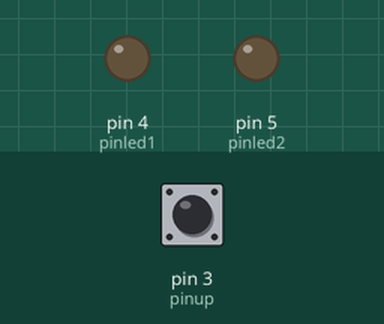
Simulated run of this sketch. Board: Arduino Uno, built with avr-gcc and run on an emulated ATmega328P. Shown: output pins drawn as LEDs (lit = HIGH). The inputs (shaded band) are chosen by the test bench; at power-on: pin 3 (pinup) LOW.

Above: at 1.2 s.
1.3 s: pin 3 (pinup) pulled HIGH for 0.15 s
At 2.5 s:
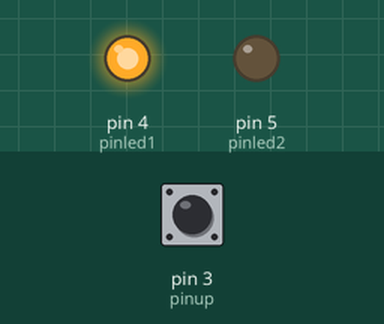
2.9 s: pin 3 (pinup) pulled HIGH for 1 s
At 3.9 s:
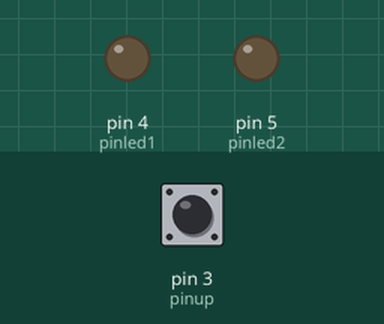
5.4 s: pin 3 (pinup) pulled HIGH for 3.2 s
At 5.8 s:
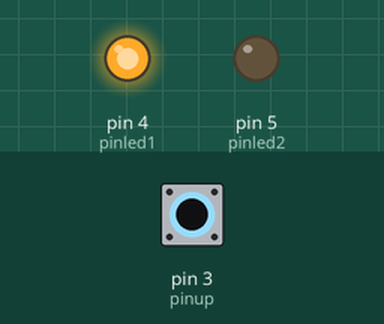
Timing chart, 0 to 8.4 s (numbered marks = the images above; inputs shaded):
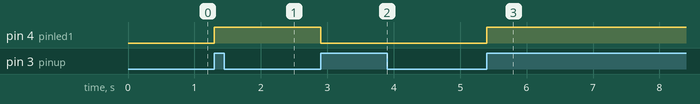

Measured:
- after the input at 1.3 s, pin 4 (pinled1): LOW → HIGH at once
- after the input at 2.9 s, pin 4 (pinled1): HIGH → LOW at once
- after the input at 5.4 s, pin 4 (pinled1): LOW → HIGH at once

The sketch:

acenderled_ativ2_dificil.ino
```cpp
const int pinup = 3;
const int pinled1 = 4;
const int pinled2 = 5;
bool but0 = true;
bool aux = 0;
bool estado = 0;


void setup() {
  pinMode(pinled1, OUTPUT);
  pinMode(pinled2, OUTPUT);
  pinMode(pinup, INPUT);
}

void loop() {
  but0 = digitalRead(pinup);
   if (but0 == true){
    if (aux == 0){
      aux = 1;       //o auxiliar serve para evitar que o estado fique constantemente mudando enquanto o botao está apertado.
      estado = !estado;
    }
   }
   else{
    aux = 0;
   }

   digitalWrite(pinled1, estado);
}
```
